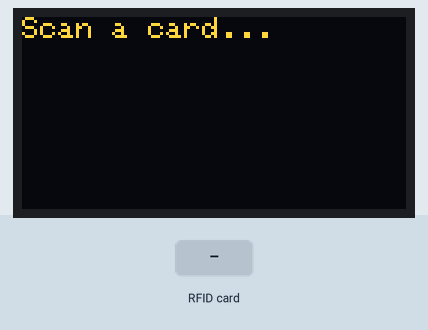
Recording of a sketch running on a simulated Arduino Uno, built with avr-gcc and run on an emulated ATmega328P. On the bench: 128×64 one-colour display. The test bench sets the inputs (shaded band). The OLED is the two-colour kind (top 16 rows yellow); the display library's start-up logo is not drawn; what the sketch prints to the serial monitor is not drawn.

Above: at 3.3 s.
3.4 s: RFID card 5E 7A 19 C4 held to the reader
At 4.0 s:
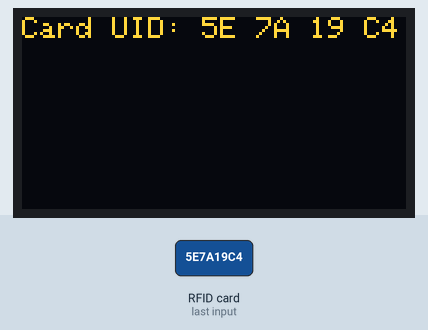
Timing chart, 0 to 6.4 s (numbered marks = the images above; inputs shaded):
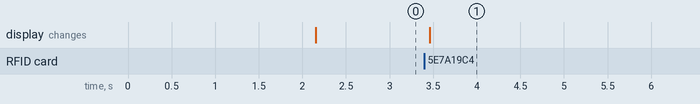

Measured:
- after the input at 3.4 s, the display: changes after 0.06 s (image 1)

The sketch:

DumpInfo_NFC.ino
```cpp
#include <SPI.h>
#include <MFRC522.h>
#include <Wire.h>
#include <Adafruit_GFX.h>
#include <Adafruit_SSD1306.h>

#define RST_PIN         9          // Configurable, see typical pin layout above
#define SS_PIN          10         // Configurable, see typical pin layout above
MFRC522 mfrc522(SS_PIN, RST_PIN);  // Create MFRC522 instance

#define OLED_RESET      -1         // Reset pin # (or -1 if sharing Arduino reset pin)
Adafruit_SSD1306 display(128, 64, &Wire, OLED_RESET);

void setup() {
  Serial.begin(9600);             // Initialize serial communications with the PC
  while (!Serial);                // Do nothing if no serial port is opened
  SPI.begin();                    // Init SPI bus
  mfrc522.PCD_Init();             // Init MFRC522
  mfrc522.PCD_DumpVersionToSerial();  // Show details of PCD - MFRC522 Card Reader details
  Serial.println(F("Scan PICC to see UID, SAK, type, and data blocks..."));

  // SSD1306_SWITCHCAPVCC = generate display voltage from 3.3V internally
  if(!display.begin(SSD1306_SWITCHCAPVCC, 0x3C)) { // Address 0x3C for 128x64
    Serial.println(F("SSD1306 allocation failed"));
    for(;;); // Don't proceed, loop forever
  }
  display.display();
  delay(2000); // Pause for 2 seconds
  display.clearDisplay();
  display.setTextSize(1);      // Normal 1:1 pixel scale
  display.setTextColor(SSD1306_WHITE); // Draw white text
  display.setCursor(0,0);      // Start at top-left corner
  display.print(F("Scan a card..."));
  display.display();
}

void loop() {
  if ( ! mfrc522.PICC_IsNewCardPresent() || ! mfrc522.PICC_ReadCardSerial() ) {
    delay(50); // If no card present, re-check after a short pause
    return;
  }

  // Clear the display
  display.clearDisplay();
  display.setCursor(0,0);

  // Dump debug info about the card; PICC_HaltA() is automatically called
  display.print(F("Card UID:"));
  for (byte i = 0; i < mfrc522.uid.size; i++) {
    if(mfrc522.uid.uidByte[i] < 0x10)
      display.print(F(" 0"));
    else
      display.print(F(" "));
    display.print(mfrc522.uid.uidByte[i], HEX);
  }

  display.display(); // Display our text
  mfrc522.PICC_DumpToSerial(&(mfrc522.uid)); // Also dump to serial
}
```
